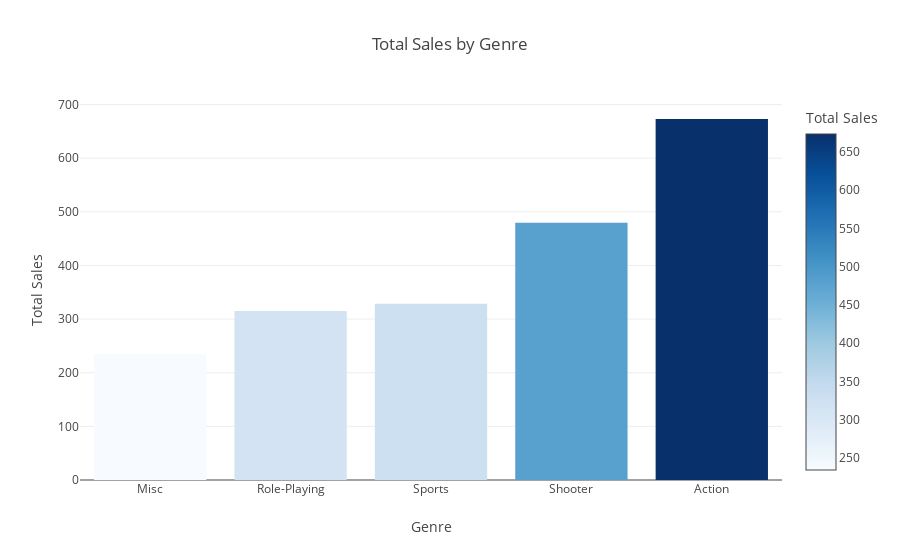

This figure's notebook cell:
### Markdown cell above
### PlayStation and Xbox mark up a majority of the game sales across the globe.

### Code cell
# group by genre 
total_sales_by_genre = df.groupby('genre')['total_sales'].sum().reset_index()
total_sales_by_genre = total_sales_by_genre.sort_values(by='total_sales', ascending=True)

# filter for total sales 
total_sales_by_genre = total_sales_by_genre[total_sales_by_genre['total_sales'] > 150]

# plot
fig3 = px.bar(total_sales_by_genre, x='genre', y='total_sales', title='Total Sales by Genre', labels={'genre': 'Genre', 'total_sales': 'Total Sales'}, color='total_sales', color_continuous_scale='blues')

fig3.show()

### Figure 1 — Plotly figure (JSON) as saved in the notebook; plotly's stock layout.template omitted (floating-point values rounded to 4 significant figures)
{"data": [{"alignmentgroup": "True", "hovertemplate": "Genre=%{x}<br>Total Sales=%{marker.color}<extra></extra>", "legendgroup": "", "marker": {"color": [234.6, 315.3, 328.4, 479.7, 673.1], "coloraxis": "coloraxis", "pattern": {"shape": ""}}, "name": "", "offsetgroup": "", "orientation": "v", "showlegend": false, "textposition": "auto", "type": "bar", "x": ["Misc", "Role-Playing", "Sports", "Shooter", "Action"], "xaxis": "x", "y": [234.6, 315.3, 328.4, 479.7, 673.1], "yaxis": "y"}], "layout": {"barmode": "relative", "coloraxis": {"colorbar": {"title": {"text": "Total Sales"}}, "colorscale": [[0, "rgb(247,251,255)"], [0.125, "rgb(222,235,247)"], [0.25, "rgb(198,219,239)"], [0.375, "rgb(158,202,225)"], [0.5, "rgb(107,174,214)"], [0.625, "rgb(66,146,198)"], [0.75, "rgb(33,113,181)"], [0.875, "rgb(8,81,156)"], [1, "rgb(8,48,107)"]]}, "legend": {"tracegroupgap": 0}, "title": {"text": "Total Sales by Genre"}, "xaxis": {"anchor": "y", "domain": [0, 1], "title": {"text": "Genre"}}, "yaxis": {"anchor": "x", "domain": [0, 1], "title": {"text": "Total Sales"}}}}
